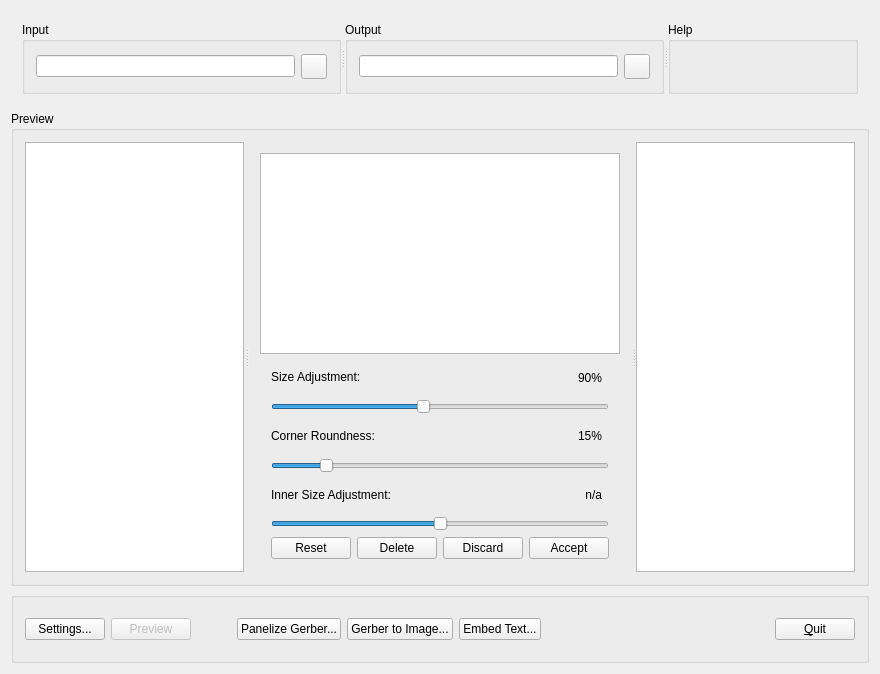
<?xml version="1.0" encoding="UTF-8"?>
<ui version="4.0">
 <class>GerberStencilGenerator</class>
 <widget class="QWidget" name="GerberStencilGenerator">
  <property name="geometry">
   <rect>
    <x>0</x>
    <y>0</y>
    <width>880</width>
    <height>674</height>
   </rect>
  </property>
  <property name="windowTitle">
   <string>GerberStencilGenerator</string>
  </property>
  <layout class="QVBoxLayout" name="verticalLayout_2">
   <item>
    <widget class="QFrame" name="frame">
     <property name="sizePolicy">
      <sizepolicy hsizetype="Preferred" vsizetype="Preferred">
       <horstretch>0</horstretch>
       <verstretch>0</verstretch>
      </sizepolicy>
     </property>
     <property name="minimumSize">
      <size>
       <width>0</width>
       <height>60</height>
      </size>
     </property>
     <property name="maximumSize">
      <size>
       <width>16777215</width>
       <height>94</height>
      </size>
     </property>
     <property name="frameShape">
      <enum>QFrame::NoFrame</enum>
     </property>
     <property name="frameShadow">
      <enum>QFrame::Plain</enum>
     </property>
     <property name="lineWidth">
      <number>0</number>
     </property>
     <layout class="QVBoxLayout" name="verticalLayout_3">
      <item>
       <widget class="QSplitter" name="splitter_2">
        <property name="styleSheet">
         <string notr="true">QSplitter::handle { background-image: url(':res/splitter'); background-repeat: no-repeat; background-position: center center; }</string>
        </property>
        <property name="orientation">
         <enum>Qt::Horizontal</enum>
        </property>
        <property name="opaqueResize">
         <bool>false</bool>
        </property>
        <property name="childrenCollapsible">
         <bool>false</bool>
        </property>
        <widget class="QGroupBox" name="inputGroupBox">
         <property name="sizePolicy">
          <sizepolicy hsizetype="Expanding" vsizetype="Expanding">
           <horstretch>0</horstretch>
           <verstretch>0</verstretch>
          </sizepolicy>
         </property>
         <property name="title">
          <string>Input</string>
         </property>
         <layout class="QHBoxLayout" name="horizontalLayout_4">
          <item>
           <widget class="QLineEdit" name="inputFileLineEdit"/>
          </item>
          <item>
           <widget class="QToolButton" name="inputFileBrowseButton">
            <property name="text">
             <string/>
            </property>
            <property name="icon">
             <iconset resource="resources.qrc">
              <normaloff>:/res/open</normaloff>:/res/open</iconset>
            </property>
            <property name="iconSize">
             <size>
              <width>18</width>
              <height>18</height>
             </size>
            </property>
           </widget>
          </item>
         </layout>
        </widget>
        <widget class="QGroupBox" name="outputGroupBox">
         <property name="sizePolicy">
          <sizepolicy hsizetype="Expanding" vsizetype="MinimumExpanding">
           <horstretch>0</horstretch>
           <verstretch>0</verstretch>
          </sizepolicy>
         </property>
         <property name="title">
          <string>Output</string>
         </property>
         <layout class="QHBoxLayout" name="horizontalLayout_7">
          <item>
           <widget class="QLineEdit" name="outputFileLineEdit"/>
          </item>
          <item>
           <widget class="QToolButton" name="outputFileBrowseButton">
            <property name="text">
             <string/>
            </property>
            <property name="icon">
             <iconset resource="resources.qrc">
              <normaloff>:/res/save</normaloff>:/res/save</iconset>
            </property>
            <property name="iconSize">
             <size>
              <width>18</width>
              <height>18</height>
             </size>
            </property>
           </widget>
          </item>
         </layout>
        </widget>
        <widget class="QGroupBox" name="helpGroupBox">
         <property name="sizePolicy">
          <sizepolicy hsizetype="Expanding" vsizetype="Expanding">
           <horstretch>0</horstretch>
           <verstretch>0</verstretch>
          </sizepolicy>
         </property>
         <property name="title">
          <string>Help</string>
         </property>
        </widget>
       </widget>
      </item>
     </layout>
    </widget>
   </item>
   <item>
    <widget class="QGroupBox" name="previewGroupBox">
     <property name="title">
      <string>Preview</string>
     </property>
     <layout class="QVBoxLayout" name="verticalLayout">
      <item>
       <widget class="QSplitter" name="splitter">
        <property name="styleSheet">
         <string notr="true">QSplitter::handle { background-image: url(':res/splitter'); background-repeat: no-repeat; background-position: center center; }</string>
        </property>
        <property name="orientation">
         <enum>Qt::Horizontal</enum>
        </property>
        <property name="opaqueResize">
         <bool>false</bool>
        </property>
        <property name="handleWidth">
         <number>5</number>
        </property>
        <property name="childrenCollapsible">
         <bool>false</bool>
        </property>
        <widget class="apertureListWidget" name="apertureList">
         <property name="minimumSize">
          <size>
           <width>120</width>
           <height>0</height>
          </size>
         </property>
        </widget>
        <widget class="QWidget" name="layoutWidget">
         <layout class="QVBoxLayout" name="apertureControlsLayout">
          <item>
           <widget class="apertureEditView" name="apertureGraphicsView">
            <property name="minimumSize">
             <size>
              <width>300</width>
              <height>0</height>
             </size>
            </property>
            <property name="verticalScrollBarPolicy">
             <enum>Qt::ScrollBarAlwaysOff</enum>
            </property>
            <property name="horizontalScrollBarPolicy">
             <enum>Qt::ScrollBarAlwaysOff</enum>
            </property>
            <property name="sizeAdjustPolicy">
             <enum>QAbstractScrollArea::AdjustToContents</enum>
            </property>
            <property name="resizeAnchor">
             <enum>QGraphicsView::AnchorViewCenter</enum>
            </property>
           </widget>
          </item>
          <item>
           <widget class="QFrame" name="itemSettingsFrame">
            <property name="sizePolicy">
             <sizepolicy hsizetype="Expanding" vsizetype="Expanding">
              <horstretch>0</horstretch>
              <verstretch>0</verstretch>
             </sizepolicy>
            </property>
            <layout class="QVBoxLayout" name="verticalLayout_4">
             <property name="topMargin">
              <number>2</number>
             </property>
             <property name="bottomMargin">
              <number>2</number>
             </property>
             <item>
              <layout class="QHBoxLayout" name="horizontalLayout_5">
               <item>
                <widget class="QLabel" name="sizeAdjustCaption">
                 <property name="sizePolicy">
                  <sizepolicy hsizetype="Expanding" vsizetype="Preferred">
                   <horstretch>0</horstretch>
                   <verstretch>0</verstretch>
                  </sizepolicy>
                 </property>
                 <property name="text">
                  <string>&lt;html&gt;&lt;head/&gt;&lt;body&gt;&lt;p&gt;Size Adjustment:&lt;/p&gt;&lt;/body&gt;&lt;/html&gt;</string>
                 </property>
                </widget>
               </item>
               <item>
                <widget class="sliderSizeLabel" name="sizeAdjustLabel">
                 <property name="sizePolicy">
                  <sizepolicy hsizetype="Minimum" vsizetype="Preferred">
                   <horstretch>0</horstretch>
                   <verstretch>0</verstretch>
                  </sizepolicy>
                 </property>
                 <property name="minimumSize">
                  <size>
                   <width>40</width>
                   <height>0</height>
                  </size>
                 </property>
                 <property name="styleSheet">
                  <string notr="true">* {
	padding-right: 4px;
	padding-left: 4px;
}
:hover {
	background-color: #ddd;
}</string>
                 </property>
                 <property name="text">
                  <string>90%</string>
                 </property>
                 <property name="alignment">
                  <set>Qt::AlignRight|Qt::AlignTrailing|Qt::AlignVCenter</set>
                 </property>
                </widget>
               </item>
              </layout>
             </item>
             <item>
              <widget class="snapSlider" name="sizeAdjustSlider">
               <property name="minimum">
                <number>1</number>
               </property>
               <property name="maximum">
                <number>199</number>
               </property>
               <property name="value">
                <number>90</number>
               </property>
               <property name="orientation">
                <enum>Qt::Horizontal</enum>
               </property>
              </widget>
             </item>
             <item>
              <layout class="QHBoxLayout" name="horizontalLayout_6">
               <item>
                <widget class="QLabel" name="cornerRadiusAdjustCaption">
                 <property name="sizePolicy">
                  <sizepolicy hsizetype="Expanding" vsizetype="Preferred">
                   <horstretch>0</horstretch>
                   <verstretch>0</verstretch>
                  </sizepolicy>
                 </property>
                 <property name="text">
                  <string>Corner Roundness:</string>
                 </property>
                </widget>
               </item>
               <item>
                <widget class="sliderSizeLabel" name="cornerRadiusAdjustLabel">
                 <property name="sizePolicy">
                  <sizepolicy hsizetype="Minimum" vsizetype="Preferred">
                   <horstretch>0</horstretch>
                   <verstretch>0</verstretch>
                  </sizepolicy>
                 </property>
                 <property name="minimumSize">
                  <size>
                   <width>40</width>
                   <height>0</height>
                  </size>
                 </property>
                 <property name="styleSheet">
                  <string notr="true">* {
	padding-right: 4px;
	padding-left: 4px;
}
:hover {
	background-color: #ddd;
}</string>
                 </property>
                 <property name="text">
                  <string>15%</string>
                 </property>
                 <property name="alignment">
                  <set>Qt::AlignRight|Qt::AlignTrailing|Qt::AlignVCenter</set>
                 </property>
                </widget>
               </item>
              </layout>
             </item>
             <item>
              <widget class="snapSlider" name="cornerRadiusAdjustSlider">
               <property name="maximum">
                <number>100</number>
               </property>
               <property name="pageStep">
                <number>5</number>
               </property>
               <property name="value">
                <number>15</number>
               </property>
               <property name="orientation">
                <enum>Qt::Horizontal</enum>
               </property>
              </widget>
             </item>
             <item>
              <layout class="QHBoxLayout" name="horizontalLayout_9">
               <item>
                <widget class="QLabel" name="innerSizeAdjustCaption">
                 <property name="sizePolicy">
                  <sizepolicy hsizetype="Expanding" vsizetype="Preferred">
                   <horstretch>0</horstretch>
                   <verstretch>0</verstretch>
                  </sizepolicy>
                 </property>
                 <property name="text">
                  <string>Inner Size Adjustment:</string>
                 </property>
                </widget>
               </item>
               <item>
                <widget class="sliderSizeLabel" name="innerSizeAdjustLabel">
                 <property name="sizePolicy">
                  <sizepolicy hsizetype="Minimum" vsizetype="Preferred">
                   <horstretch>0</horstretch>
                   <verstretch>0</verstretch>
                  </sizepolicy>
                 </property>
                 <property name="minimumSize">
                  <size>
                   <width>40</width>
                   <height>0</height>
                  </size>
                 </property>
                 <property name="styleSheet">
                  <string notr="true">* {
	padding-right: 4px;
	padding-left: 4px;
}
:hover {
	background-color: #ddd;
}</string>
                 </property>
                 <property name="text">
                  <string>n/a</string>
                 </property>
                 <property name="alignment">
                  <set>Qt::AlignRight|Qt::AlignTrailing|Qt::AlignVCenter</set>
                 </property>
                </widget>
               </item>
              </layout>
             </item>
             <item>
              <widget class="snapSlider" name="innerSizeAdjustSlider">
               <property name="minimum">
                <number>-100</number>
               </property>
               <property name="maximum">
                <number>100</number>
               </property>
               <property name="orientation">
                <enum>Qt::Horizontal</enum>
               </property>
               <property name="invertedAppearance">
                <bool>false</bool>
               </property>
               <property name="invertedControls">
                <bool>false</bool>
               </property>
              </widget>
             </item>
             <item>
              <layout class="QHBoxLayout" name="horizontalLayout_3">
               <item>
                <widget class="QPushButton" name="resetChangesButton">
                 <property name="text">
                  <string>Reset</string>
                 </property>
                 <property name="icon">
                  <iconset resource="resources.qrc">
                   <normaloff>:/res/refresh</normaloff>:/res/refresh</iconset>
                 </property>
                </widget>
               </item>
               <item>
                <widget class="QPushButton" name="clearApertureButton">
                 <property name="text">
                  <string>Delete</string>
                 </property>
                 <property name="icon">
                  <iconset resource="resources.qrc">
                   <normaloff>:/res/trash</normaloff>:/res/trash</iconset>
                 </property>
                </widget>
               </item>
               <item>
                <widget class="QPushButton" name="discardChangesButton">
                 <property name="text">
                  <string>Discard</string>
                 </property>
                 <property name="icon">
                  <iconset resource="resources.qrc">
                   <normaloff>:/res/deny</normaloff>:/res/deny</iconset>
                 </property>
                </widget>
               </item>
               <item>
                <widget class="QPushButton" name="acceptChangesButton">
                 <property name="text">
                  <string>Accept</string>
                 </property>
                 <property name="icon">
                  <iconset resource="resources.qrc">
                   <normaloff>:/res/accept</normaloff>:/res/accept</iconset>
                 </property>
                </widget>
               </item>
              </layout>
             </item>
            </layout>
           </widget>
          </item>
         </layout>
        </widget>
        <widget class="QGraphicsView" name="gerberPreviewGView">
         <property name="minimumSize">
          <size>
           <width>120</width>
           <height>0</height>
          </size>
         </property>
        </widget>
       </widget>
      </item>
     </layout>
    </widget>
   </item>
   <item>
    <widget class="QGroupBox" name="actionsGroupBox">
     <property name="sizePolicy">
      <sizepolicy hsizetype="Expanding" vsizetype="Fixed">
       <horstretch>0</horstretch>
       <verstretch>0</verstretch>
      </sizepolicy>
     </property>
     <property name="minimumSize">
      <size>
       <width>0</width>
       <height>71</height>
      </size>
     </property>
     <property name="title">
      <string/>
     </property>
     <layout class="QHBoxLayout" name="horizontalLayout_8">
      <item>
       <widget class="QPushButton" name="settingsButton">
        <property name="text">
         <string>Settings...</string>
        </property>
        <property name="icon">
         <iconset resource="resources.qrc">
          <normaloff>:/res/settings</normaloff>:/res/settings</iconset>
        </property>
       </widget>
      </item>
      <item>
       <widget class="QPushButton" name="previewButton">
        <property name="enabled">
         <bool>false</bool>
        </property>
        <property name="text">
         <string>Preview</string>
        </property>
        <property name="icon">
         <iconset resource="resources.qrc">
          <normaloff>:/res/search</normaloff>:/res/search</iconset>
        </property>
       </widget>
      </item>
      <item>
       <spacer name="betweenButtonSpacer">
        <property name="orientation">
         <enum>Qt::Horizontal</enum>
        </property>
        <property name="sizeType">
         <enum>QSizePolicy::Preferred</enum>
        </property>
        <property name="sizeHint" stdset="0">
         <size>
          <width>40</width>
          <height>20</height>
         </size>
        </property>
       </spacer>
      </item>
      <item>
       <widget class="QPushButton" name="panelizeGerberButton">
        <property name="text">
         <string>Panelize Gerber...</string>
        </property>
        <property name="icon">
         <iconset resource="resources.qrc">
          <normaloff>:/res/compile</normaloff>:/res/compile</iconset>
        </property>
       </widget>
      </item>
      <item>
       <widget class="QPushButton" name="plotGerberButton">
        <property name="text">
         <string>Gerber to Image...</string>
        </property>
        <property name="icon">
         <iconset resource="resources.qrc">
          <normaloff>:/res/plot</normaloff>:/res/plot</iconset>
        </property>
       </widget>
      </item>
      <item>
       <widget class="QPushButton" name="embedLetterButton">
        <property name="text">
         <string>Embed Text...</string>
        </property>
        <property name="icon">
         <iconset resource="resources.qrc">
          <normaloff>:/res/embedtext</normaloff>:/res/embedtext</iconset>
        </property>
       </widget>
      </item>
      <item>
       <spacer name="horizontalSpacer">
        <property name="orientation">
         <enum>Qt::Horizontal</enum>
        </property>
        <property name="sizeHint" stdset="0">
         <size>
          <width>40</width>
          <height>20</height>
         </size>
        </property>
       </spacer>
      </item>
      <item>
       <widget class="QPushButton" name="quitButton">
        <property name="text">
         <string>&amp;Quit</string>
        </property>
        <property name="icon">
         <iconset>
          <normaloff>:/res/exit</normaloff>:/res/exit</iconset>
        </property>
       </widget>
      </item>
     </layout>
    </widget>
   </item>
  </layout>
 </widget>
 <layoutdefault spacing="6" margin="11"/>
 <customwidgets>
  <customwidget>
   <class>sliderSizeLabel</class>
   <extends>QLabel</extends>
   <header location="global">slidersizelabel.h</header>
  </customwidget>
  <customwidget>
   <class>apertureEditView</class>
   <extends>QGraphicsView</extends>
   <header location="global">apertureeditview.h</header>
  </customwidget>
  <customwidget>
   <class>apertureListWidget</class>
   <extends>QListWidget</extends>
   <header location="global">aperturelistwidget.h</header>
  </customwidget>
  <customwidget>
   <class>snapSlider</class>
   <extends>QSlider</extends>
   <header location="global">snapslider.h</header>
  </customwidget>
 </customwidgets>
 <resources>
  <include location="resources.qrc"/>
 </resources>
 <connections/>
</ui>
